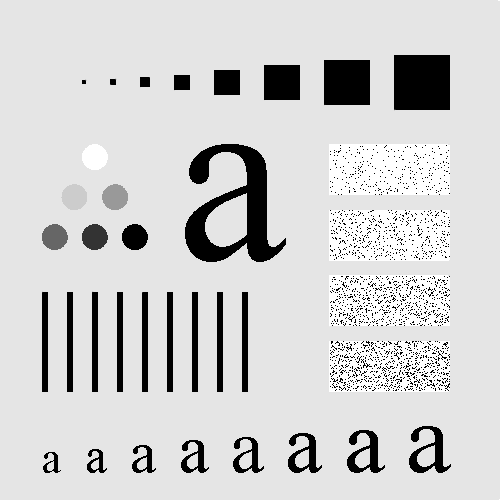
#> input picture Semana-11/python/imagens/Fig0333(a)(test_pattern_blurring_orig).png, 500 x 500 px
$ jupyter execute q6.ipynb
#> lines starting #> are read from the running program, lines starting #| are printed output that depends on the picture
[cell 1]
import matplotlib.pyplot as plt
import numpy as np
import cv2

[cell 2]
img = cv2.imread("./imagens/Fig0333(a)(test_pattern_blurring_orig).png", cv2.IMREAD_GRAYSCALE)
#> img is the input picture: shape (500, 500); min 0, max 255, mean 207.4
img = img.astype(np.uint8)

img.shape
#> Out = (500, 500)

[cell 3]
plt.imshow(img ,'gray')
plt.axis("off")

plt.show()

[cell 4]
img3x3 = cv2.blur(img, (3,3))
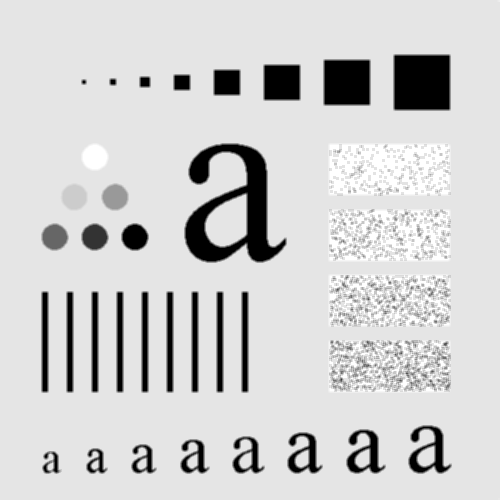
#> img3x3: shape (500, 500); min 0, max 255, mean 207.4

plt.subplot(1,2,1)
plt.imshow(img ,'gray')
plt.axis("off")
plt.subplot(1,2,2)
plt.imshow(img3x3 ,'gray')
plt.axis("off")

plt.show()
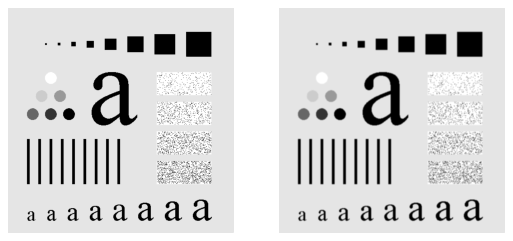
#> figure drawn by matplotlib, 2 panels

[cell 5]
img5x5 = cv2.blur(img, (5,5))
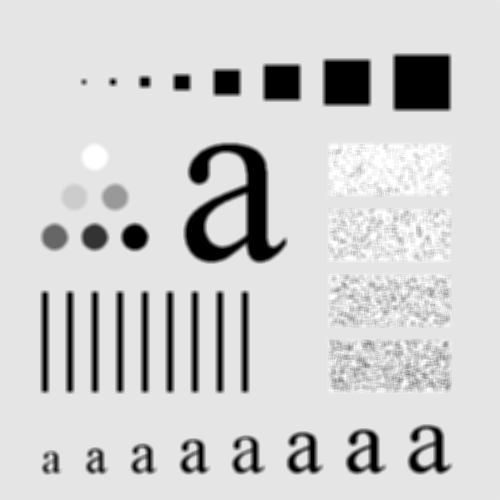
#> img5x5: shape (500, 500); min 0, max 255, mean 207.4

plt.subplot(1,2,1)
plt.imshow(img ,'gray')
plt.axis("off")
plt.subplot(1,2,2)
plt.imshow(img5x5 ,'gray')
plt.axis("off")

plt.show()

[cell 6]
img9x9 = cv2.blur(img, (9,9))
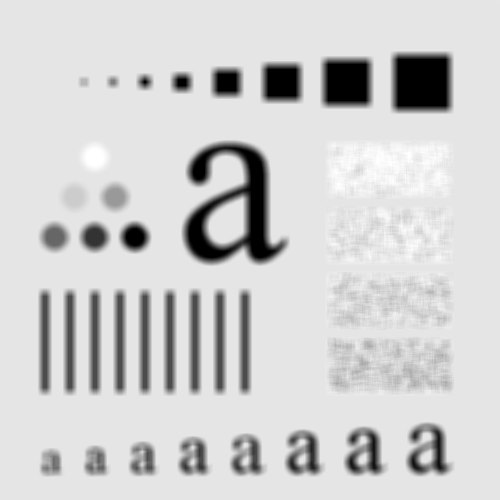
#> img9x9: shape (500, 500); min 0, max 255, mean 207.4

plt.subplot(1,2,1)
plt.imshow(img ,'gray')
plt.axis("off")
plt.subplot(1,2,2)
plt.imshow(img9x9 ,'gray')
plt.axis("off")

plt.show()

[cell 7]
img15x15 = cv2.blur(img, (15,15))
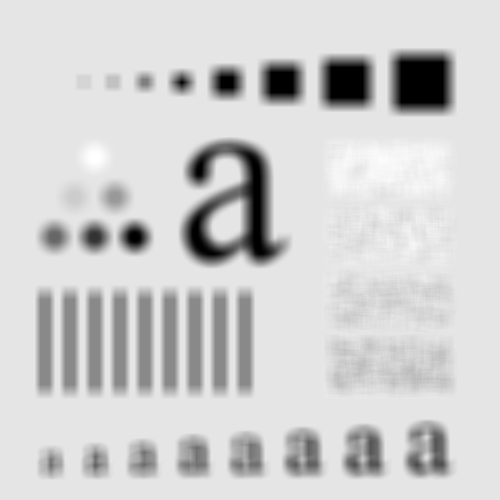
#> img15x15: shape (500, 500); min 0, max 255, mean 207.4

plt.subplot(1,2,1)
plt.imshow(img ,'gray')
plt.axis("off")
plt.subplot(1,2,2)
plt.imshow(img15x15 ,'gray')
plt.axis("off")

plt.show()

[cell 8]
img15x15 = cv2.blur(img, (35,35))
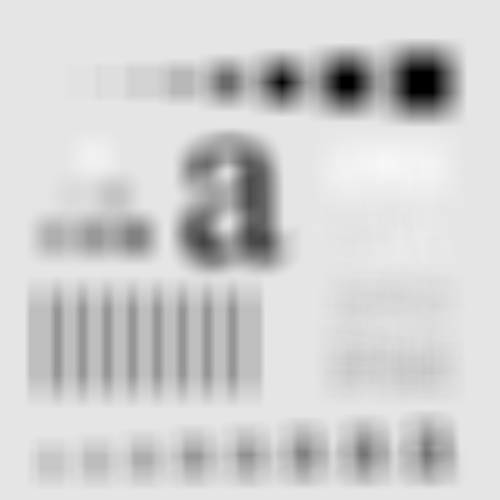
#> img15x15: shape (500, 500); min 0, max 247, mean 207.4

plt.subplot(1,2,1)
plt.imshow(img ,'gray')
plt.axis("off")
plt.subplot(1,2,2)
plt.imshow(img15x15 ,'gray')
plt.axis("off")

plt.show()
